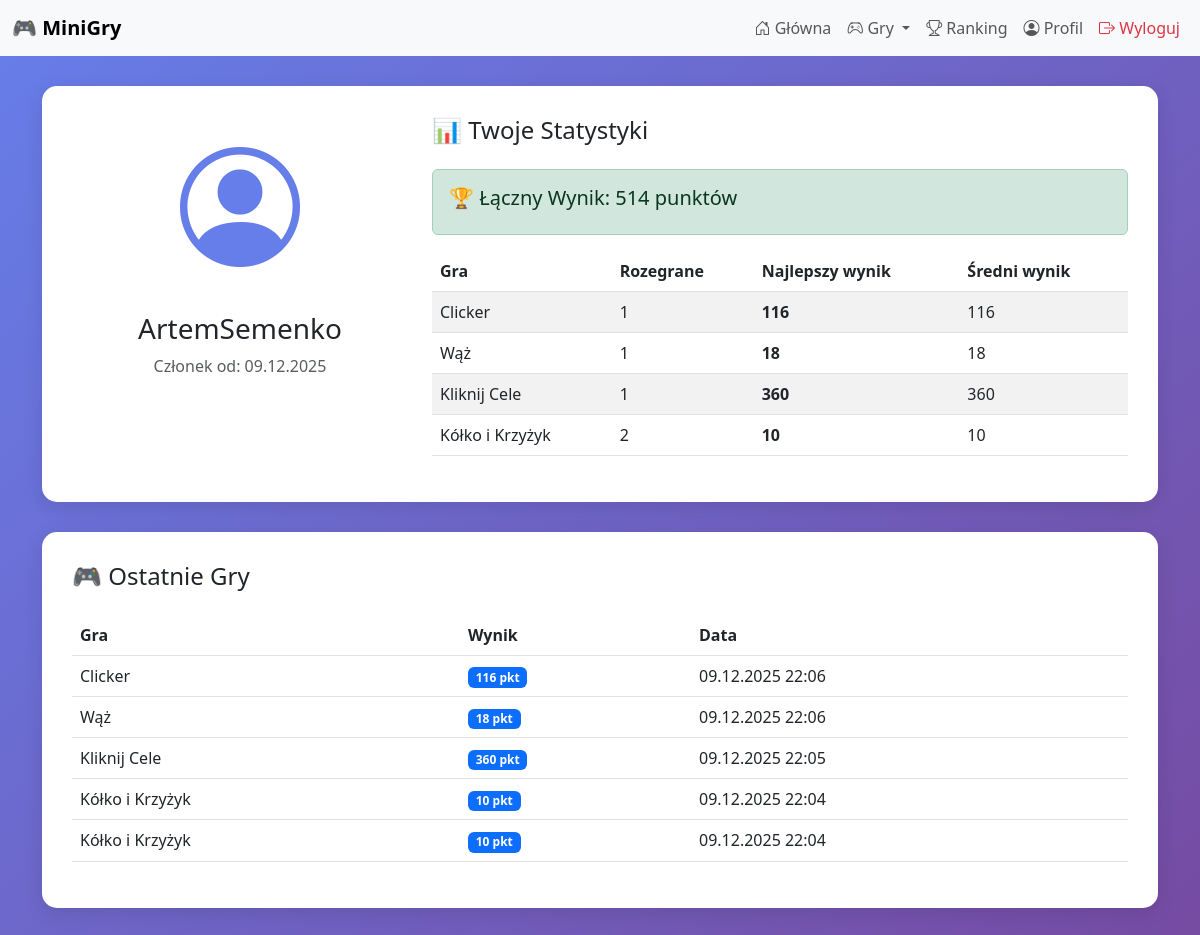
Screenshot of /profile.php (signed in) with the database file from the repository.
### tables this page shows
CREATE TABLE `users` (
  `id` int(11) NOT NULL,
  `username` varchar(50) NOT NULL,
  `password` varchar(255) NOT NULL,
  `avatar` varchar(100) DEFAULT 'default.png',
  `score` int(11) DEFAULT 0,
  `created_at` timestamp NOT NULL DEFAULT current_timestamp()
);

CREATE TABLE `games_results` (
  `id` int(11) NOT NULL,
  `user_id` int(11) NOT NULL,
  `game` varchar(50) NOT NULL,
  `score` int(11) NOT NULL,
  `time` int(11) DEFAULT NULL,
  `date` timestamp NOT NULL DEFAULT current_timestamp()
);

### config.php (called while the page is built, shortened)
<?php
try {
    $pdo = new PDO("mysql:host=".DB_HOST.";dbname=".DB_NAME.";charset=utf8mb4", DB_USER, DB_PASS);
    $pdo->setAttribute(PDO::ATTR_ERRMODE, PDO::ERRMODE_EXCEPTION);
    $pdo->setAttribute(PDO::ATTR_DEFAULT_FETCH_MODE, PDO::FETCH_ASSOC);
} catch(PDOException $e) {
    die("Błąd połączenia z bazą danych: " . $e->getMessage());
}
function isLoggedIn() {
    return isset($_SESSION['user_id']);
}
function getUserData() {
    global $pdo;
    $stmt = $pdo->prepare("SELECT * FROM users WHERE id = ?");
    $stmt->execute([$_SESSION['user_id']]);
    return $stmt->fetch();
}
?>

### profile.php (the view, shortened to what this page needs)
<?php
require_once 'config.php';
$user = getUserData();
$stmt = $pdo->prepare("
    SELECT game, COUNT(*) as plays, MAX(score) as best_score, AVG(score) as avg_score
    FROM games_results
    WHERE user_id = ?
    GROUP BY game
");
$stmt->execute([$user['id']]);
$stats = $stmt->fetchAll();
$stmt = $pdo->prepare("
    SELECT * FROM games_results
    WHERE user_id = ?
    ORDER BY date DESC
    LIMIT 10
");
$stmt->execute([$user['id']]);
$recent = $stmt->fetchAll();
$gameNames = [
    'tictactoe' => 'Kółko i Krzyżyk',
    'target' => 'Kliknij Cele',
    'snake' => 'Wąż',
    'clicker' => 'Clicker'
];
?>
<!DOCTYPE html>
<html lang="pl">
<head>
    <link href="https://cdn.jsdelivr.net/npm/bootstrap@5.3.0/dist/css/bootstrap.min.css" rel="stylesheet">
    <link rel="stylesheet" href="https://cdn.jsdelivr.net/npm/bootstrap-icons@1.10.0/font/bootstrap-icons.css">
</head>
<body>
    <?php include 'navbar.php'; ?>
    <div class="container mt-4">
        <div class="profile-card">
            <div class="row">
                <div class="col-md-4 text-center">
                    <div class="mb-3">
                        <i class="bi bi-person-circle" style="font-size: 120px; color: #667eea;"></i>
                    </div>
                    <h3><?php echo htmlspecialchars($user['username']); ?></h3>
                    <p class="text-muted">Członek od: <?php echo date('d.m.Y', strtotime($user['created_at'])); ?></p>
                </div>
                <div class="col-md-8">
                    <h4 class="mb-4">📊 Twoje Statystyki</h4>
                    <div class="alert alert-success">
                        <h5>🏆 Łączny Wynik: <?php echo $user['score']; ?> punktów</h5>
                    </div>
                    <?php if ($stats): ?>
                        <div class="table-responsive">
                            <table class="table table-striped">
                                <thead>
                                    <tr>
                                        <th>Gra</th>
                                        <th>Rozegrane</th>
                                        <th>Najlepszy wynik</th>
                                        <th>Średni wynik</th>
                                    </tr>
                                </thead>
                                <tbody>
                                    <?php foreach ($stats as $stat): ?>
                                        <tr>
                                            <td><?php echo $gameNames[$stat['game']] ?? $stat['game']; ?></td>
                                            <td><?php echo $stat['plays']; ?></td>
                                            <td><strong><?php echo $stat['best_score']; ?></strong></td>
                                            <td><?php echo round($stat['avg_score'], 1); ?></td>
                                        </tr>
                                    <?php endforeach; ?>
                                </tbody>
                            </table>
                        </div>
                    <?php else: ?>
                        <p class="text-muted">Jeszcze nie zagrałeś w żadną grę. Zacznij teraz!</p>
                    <?php endif; ?>
                </div>
            </div>
        </div>
        <?php if ($recent): ?>
        <div class="profile-card">
            <h4 class="mb-4">🎮 Ostatnie Gry</h4>
            <div class="table-responsive">
                <table class="table table-hover">
                    <thead>
                        <tr>
                            <th>Gra</th>
                            <th>Wynik</th>
                            <th>Data</th>
                        </tr>
                    </thead>
                    <tbody>
                        <?php foreach ($recent as $game): ?>
                            <tr>
                                <td><?php echo $gameNames[$game['game']] ?? $game['game']; ?></td>
                                <td><span class="badge bg-primary"><?php echo $game['score']; ?> pkt</span></td>
                                <td><?php echo date('d.m.Y H:i', strtotime($game['date'])); ?></td>
                            </tr>
                        <?php endforeach; ?>
                    </tbody>
                </table>
            </div>
        </div>
        <?php endif; ?>
    </div>
</body>
</html>

### navbar.php (shortened to what this page needs)
<nav class="navbar navbar-expand-lg navbar-light bg-light">
    <div class="container-fluid">
        <a class="navbar-brand" href="index.php">
            <strong>🎮 MiniGry</strong>
        </a>
        <div class="collapse navbar-collapse" id="navbarNav">
            <ul class="navbar-nav ms-auto">
                <li class="nav-item">
                    <a class="nav-link" href="index.php">
                        <i class="bi bi-house-door"></i> Główna
                    </a>
                </li>
                <li class="nav-item dropdown">
                    <a class="nav-link dropdown-toggle" href="#" id="gamesDropdown" role="button" data-bs-toggle="dropdown">
                        <i class="bi bi-controller"></i> Gry
                    </a>
                </li>
                <li class="nav-item">
                    <a class="nav-link" href="leaderboard.php">
                        <i class="bi bi-trophy"></i> Ranking
                    </a>
                </li>
                <li class="nav-item">
                    <a class="nav-link" href="profile.php">
                        <i class="bi bi-person-circle"></i> Profil
                    </a>
                </li>
                <li class="nav-item">
                    <a class="nav-link text-danger" href="logout.php">
                        <i class="bi bi-box-arrow-right"></i> Wyloguj
                    </a>
                </li>
            </ul>
        </div>
    </div>
</nav>

### profile.php (style rules this page uses)
body { background: linear-gradient(135deg, #667eea 0%, #764ba2 100%); min-height: 100vh; }
.profile-card { background: white; border-radius: 15px; padding: 30px; margin: 30px 0; box-shadow: 0 5px 20px rgba(0,0,0,0.1); }

### rows the page displays
users: username "ArtemSemenko", created_at "09.12.2025", score "514"
games_results: game "Clicker", score "116", date "09.12.2025 22:06"
games_results: game "Wąż", score "18", date "09.12.2025 22:06"
games_results: game "Kliknij Cele", score "360", date "09.12.2025 22:05"
games_results: game "Kółko i Krzyżyk", score "10", date "09.12.2025 22:04"
games_results: game "Kółko i Krzyżyk", score "10", date "09.12.2025 22:04"

### other values shown
$gameNames[$stat['game']] "Clicker"
$stat['plays'] "1"
$stat['best_score'] "116"
$stat['avg_score'] "116"
$gameNames[$stat['game']] "Wąż"
$stat['best_score'] "18"
$stat['avg_score'] "18"
$gameNames[$stat['game']] "Kliknij Cele"
$stat['best_score'] "360"
$stat['avg_score'] "360"
$gameNames[$stat['game']] "Kółko i Krzyżyk"
$stat['plays'] "2"
$stat['best_score'] "10"
$stat['avg_score'] "10"
